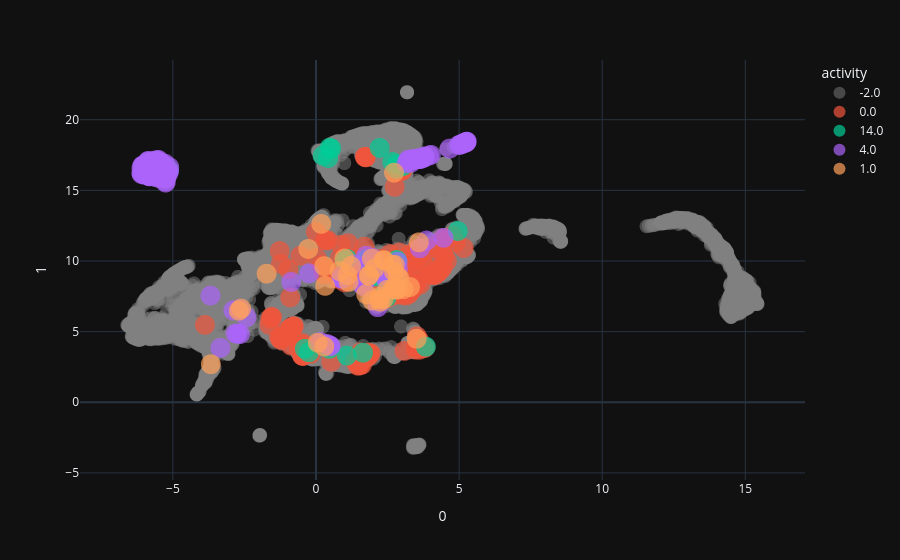

This figure's notebook cell:
### Code cell
umap_3d = UMAP(n_components=2)

proj_3d_gyro = umap_3d.fit_transform(repre_reshape)

# set point size 
point_size = np.ones(proj_3d_gyro.shape[0]) * 0.1
grey_idx = np.where(label_concat_vote==-2)[0]
point_size[grey_idx] = 0.05

fig_3d = px.scatter(
    proj_3d_gyro, x=0, y=1,
    color=label_concat_vote.astype(str),  
    labels={'color': 'activity'},
    # color_discrete_map={ '-2.0': ('rgba(239, 239, 240, 1)')},
    color_discrete_map={ '-2.0': 'grey'},
    size=point_size
)

# Update transparency for traces where activity is '-2.0'
fig_3d.for_each_trace(lambda trace: trace.update(marker=dict(opacity=0.5)) if trace.name == '-2.0' else ())

fig_3d.update_traces(marker=dict(line=dict(width=0)))  # remove boundary of point

fig_3d.show()
# autoencoder3d

### Figure 1 — Plotly figure (JSON) as saved in the notebook; plotly's stock layout.template omitted (floating-point values rounded to 4 significant figures; data arrays with more than 128 entries replaced by an {"elided": "..."} marker saying what was removed)
{"data": [{"hovertemplate": "activity=-2.0<br>0=%{x}<br>1=%{y}<br>size=%{marker.size}<extra></extra>", "legendgroup": "-2.0", "marker": {"color": "grey", "size": {"elided": "15420 float values"}, "sizemode": "area", "sizeref": 0.00025, "symbol": "circle", "opacity": 0.5, "line": {"width": 0}}, "mode": "markers", "name": "-2.0", "showlegend": true, "x": {"elided": "15420 float values"}, "xaxis": "x", "y": {"elided": "15420 float values"}, "yaxis": "y", "type": "scattergl"}, {"hovertemplate": "activity=0.0<br>0=%{x}<br>1=%{y}<br>size=%{marker.size}<extra></extra>", "legendgroup": "0.0", "marker": {"color": "#EF553B", "size": {"elided": "157 float values"}, "sizemode": "area", "sizeref": 0.00025, "symbol": "circle", "line": {"width": 0}}, "mode": "markers", "name": "0.0", "showlegend": true, "x": {"elided": "157 float values"}, "xaxis": "x", "y": {"elided": "157 float values"}, "yaxis": "y", "type": "scattergl"}, {"hovertemplate": "activity=14.0<br>0=%{x}<br>1=%{y}<br>size=%{marker.size}<extra></extra>", "legendgroup": "14.0", "marker": {"color": "#00cc96", "size": [0.1, 0.1, 0.1, 0.1, 0.1, 0.1, 0.1, 0.1, 0.1, 0.1, 0.1, 0.1, 0.1, 0.1, 0.1, 0.1, 0.1, 0.1, 0.1, 0.1, 0.1, 0.1, 0.1, 0.1, 0.1, 0.1, 0.1, 0.1, 0.1, 0.1, 0.1, 0.1, 0.1, 0.1], "sizemode": "area", "sizeref": 0.00025, "symbol": "circle", "line": {"width": 0}}, "mode": "markers", "name": "14.0", "showlegend": true, "x": [3.839, -0.3897, 1.641, 0.4642, -0.2518, 1.077, 2.224, 0.2352, 0.4256, 0.4775, 0.5334, 1.081, 3.036, 2.665, 2.82, 2.811, -5.255, -5.139, -5.926, 4.952, 2.821, 2.33, 2.466, 2.585, 2.352, 2.243, 1.928, 1.765, 1.002, 2.625, 2.194, 1.864, 2.842, 1.811], "xaxis": "x", "y": [3.932, 3.786, 3.508, 3.782, 3.541, 3.309, 18.0, 17.45, 17.29, 18.02, 17.96, 10.15, 16.72, 17.01, 16.83, 16.52, 16.69, 16.42, 16.55, 12.12, 10.07, 8.897, 7.419, 7.919, 7.572, 9.047, 9.884, 10.16, 10.02, 8.843, 8.886, 8.826, 9.98, 10.06], "yaxis": "y", "type": "scattergl"}, {"hovertemplate": "activity=4.0<br>0=%{x}<br>1=%{y}<br>size=%{marker.size}<extra></extra>", "legendgroup": "4.0", "marker": {"color": "#ab63fa", "size": {"elided": "219 float values"}, "sizemode": "area", "sizeref": 0.00025, "symbol": "circle", "line": {"width": 0}}, "mode": "markers", "name": "4.0", "showlegend": true, "x": {"elided": "219 float values"}, "xaxis": "x", "y": {"elided": "219 float values"}, "yaxis": "y", "type": "scattergl"}, {"hovertemplate": "activity=1.0<br>0=%{x}<br>1=%{y}<br>size=%{marker.size}<extra></extra>", "legendgroup": "1.0", "marker": {"color": "#FFA15A", "size": [0.1, 0.1, 0.1, 0.1, 0.1, 0.1, 0.1, 0.1, 0.1, 0.1, 0.1, 0.1, 0.1, 0.1, 0.1, 0.1, 0.1, 0.1, 0.1, 0.1, 0.1, 0.1, 0.1, 0.1, 0.1, 0.1, 0.1, 0.1, 0.1, 0.1, 0.1, 0.1, 0.1, 0.1, 0.1, 0.1, 0.1, 0.1, 0.1, 0.1, 0.1, 0.1], "sizemode": "area", "sizeref": 0.00025, "symbol": "circle", "line": {"width": 0}}, "mode": "markers", "name": "1.0", "showlegend": true, "x": [2.854, 2.349, 2.669, 3.283, 1.858, 0.1827, 0.9938, 2.724, -0.2703, 3.594, -3.674, 0.06032, 0.2867, 1.96, 1.953, 2.857, 2.207, 2.754, 3.516, 1.841, 0.8237, 2.04, 1.099, 0.2875, 0.319, 1.752, -2.698, -1.727, 1.138, -2.618, 2.231, 2.78, 2.735, 2.234, 2.907, 2.663, 1.223, 2.491, 2.353, 2.727, 2.385, 3.057], "xaxis": "x", "y": [8.926, 10.06, 9.723, 8.158, 8.992, 12.63, 10.18, 16.25, 10.85, 11.32, 2.692, 4.217, 3.95, 7.205, 10.17, 7.978, 7.291, 9.727, 4.495, 8.951, 9.283, 9.453, 8.996, 9.637, 8.239, 7.652, 6.48, 9.103, 8.524, 6.632, 7.471, 7.984, 8.128, 7.119, 8.803, 7.967, 9.646, 7.965, 7.291, 9.232, 10.04, 8.001], "yaxis": "y", "type": "scattergl"}], "layout": {"xaxis": {"anchor": "y", "domain": [0.0, 1.0], "title": {"text": "0"}}, "yaxis": {"anchor": "x", "domain": [0.0, 1.0], "title": {"text": "1"}}, "legend": {"title": {"text": "activity"}, "tracegroupgap": 0, "itemsizing": "constant"}, "margin": {"t": 60}}}
